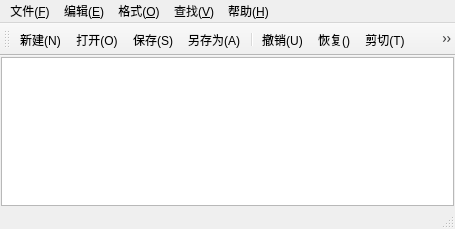
<?xml version="1.0" encoding="UTF-8"?>
<ui version="4.0">
 <class>MainWindow</class>
 <widget class="QMainWindow" name="MainWindow">
  <property name="geometry">
   <rect>
    <x>0</x>
    <y>0</y>
    <width>455</width>
    <height>229</height>
   </rect>
  </property>
  <property name="windowTitle">
   <string>MainWindow</string>
  </property>
  <widget class="QWidget" name="centralwidget">
   <layout class="QVBoxLayout" name="verticalLayout">
    <property name="spacing">
     <number>0</number>
    </property>
    <property name="leftMargin">
     <number>1</number>
    </property>
    <property name="topMargin">
     <number>1</number>
    </property>
    <property name="rightMargin">
     <number>1</number>
    </property>
    <property name="bottomMargin">
     <number>1</number>
    </property>
    <item>
     <widget class="QPlainTextEdit" name="TextEdit"/>
    </item>
   </layout>
  </widget>
  <widget class="QMenuBar" name="menubar">
   <property name="geometry">
    <rect>
     <x>0</x>
     <y>0</y>
     <width>455</width>
     <height>21</height>
    </rect>
   </property>
   <widget class="QMenu" name="menu_F">
    <property name="title">
     <string>文件(&amp;F)</string>
    </property>
    <addaction name="actionNew"/>
    <addaction name="actionOpen"/>
    <addaction name="actionSave"/>
    <addaction name="actionSaveAs"/>
   </widget>
   <widget class="QMenu" name="menu_E">
    <property name="title">
     <string>编辑(&amp;E)</string>
    </property>
    <addaction name="actionUndo_2"/>
    <addaction name="actionRedo"/>
    <addaction name="actionCut"/>
    <addaction name="actionCopy"/>
    <addaction name="actionPaste"/>
    <addaction name="separator"/>
    <addaction name="actionFind"/>
    <addaction name="actionReplace"/>
    <addaction name="separator"/>
    <addaction name="actionSelect All"/>
   </widget>
   <widget class="QMenu" name="menu_O">
    <property name="title">
     <string>格式(&amp;O)</string>
    </property>
    <addaction name="actionWord Wrap"/>
    <addaction name="actionShow Line Numbers"/>
    <addaction name="actionfont"/>
    <addaction name="actionfontcolor"/>
    <addaction name="separator"/>
    <addaction name="actionFont Background Color"/>
    <addaction name="actionEditor Background Color"/>
   </widget>
   <widget class="QMenu" name="menu_V">
    <property name="title">
     <string>查找(&amp;V)</string>
    </property>
    <addaction name="actiontoolbar"/>
    <addaction name="actionStatus Bar"/>
   </widget>
   <widget class="QMenu" name="menu_H">
    <property name="title">
     <string>帮助(&amp;H)</string>
    </property>
    <addaction name="actionAbout"/>
   </widget>
   <addaction name="menu_F"/>
   <addaction name="menu_E"/>
   <addaction name="menu_O"/>
   <addaction name="menu_V"/>
   <addaction name="menu_H"/>
  </widget>
  <widget class="QStatusBar" name="statusbar"/>
  <widget class="QToolBar" name="toolBar">
   <property name="windowTitle">
    <string>toolBar</string>
   </property>
   <attribute name="toolBarArea">
    <enum>TopToolBarArea</enum>
   </attribute>
   <attribute name="toolBarBreak">
    <bool>false</bool>
   </attribute>
   <addaction name="actionNew"/>
   <addaction name="actionOpen"/>
   <addaction name="actionSave"/>
   <addaction name="actionSaveAs"/>
   <addaction name="separator"/>
   <addaction name="actionUndo_2"/>
   <addaction name="actionRedo"/>
   <addaction name="actionCut"/>
   <addaction name="actionCopy"/>
   <addaction name="actionPaste"/>
   <addaction name="separator"/>
  </widget>
  <action name="actionNew">
   <property name="icon">
    <iconset resource="res.qrc">
     <normaloff>:/img/new-32.png</normaloff>:/img/new-32.png</iconset>
   </property>
   <property name="text">
    <string>新建(&amp;N)</string>
   </property>
   <property name="toolTip">
    <string>新建</string>
   </property>
   <property name="shortcut">
    <string>Ctrl+N</string>
   </property>
  </action>
  <action name="actionOpen">
   <property name="icon">
    <iconset resource="res.qrc">
     <normaloff>:/img/open-32.png</normaloff>:/img/open-32.png</iconset>
   </property>
   <property name="text">
    <string>打开(&amp;O)</string>
   </property>
   <property name="toolTip">
    <string>打开</string>
   </property>
   <property name="shortcut">
    <string>Ctrl+O</string>
   </property>
  </action>
  <action name="actionSave">
   <property name="icon">
    <iconset resource="res.qrc">
     <normaloff>:/img/save-32.png</normaloff>:/img/save-32.png</iconset>
   </property>
   <property name="text">
    <string>保存(&amp;S)</string>
   </property>
   <property name="shortcut">
    <string>Ctrl+S</string>
   </property>
  </action>
  <action name="actionSaveAs">
   <property name="icon">
    <iconset resource="res.qrc">
     <normaloff>:/img/save-as-32.png</normaloff>:/img/save-as-32.png</iconset>
   </property>
   <property name="text">
    <string>另存为(&amp;A)</string>
   </property>
   <property name="toolTip">
    <string>另存为</string>
   </property>
   <property name="shortcut">
    <string>Ctrl+A</string>
   </property>
  </action>
  <action name="actionRedo">
   <property name="icon">
    <iconset resource="res.qrc">
     <normaloff>:/img/redo-32.png</normaloff>:/img/redo-32.png</iconset>
   </property>
   <property name="text">
    <string>恢复()</string>
   </property>
   <property name="toolTip">
    <string>恢复</string>
   </property>
   <property name="shortcut">
    <string>Ctrl+Shift+Z</string>
   </property>
  </action>
  <action name="actionCut">
   <property name="icon">
    <iconset resource="res.qrc">
     <normaloff>:/img/cut-32.png</normaloff>:/img/cut-32.png</iconset>
   </property>
   <property name="text">
    <string>剪切(T)</string>
   </property>
   <property name="toolTip">
    <string>剪切</string>
   </property>
   <property name="shortcut">
    <string>Ctrl+X</string>
   </property>
  </action>
  <action name="actionCopy">
   <property name="icon">
    <iconset resource="res.qrc">
     <normaloff>:/img/copy-32.png</normaloff>:/img/copy-32.png</iconset>
   </property>
   <property name="text">
    <string>复制(&amp;C)</string>
   </property>
   <property name="toolTip">
    <string>复制</string>
   </property>
   <property name="shortcut">
    <string>Ctrl+C</string>
   </property>
  </action>
  <action name="actionPaste">
   <property name="icon">
    <iconset resource="res.qrc">
     <normaloff>:/img/paste-32.png</normaloff>:/img/paste-32.png</iconset>
   </property>
   <property name="text">
    <string>粘贴(P)</string>
   </property>
   <property name="toolTip">
    <string>粘贴</string>
   </property>
   <property name="shortcut">
    <string>Ctrl+V</string>
   </property>
  </action>
  <action name="actionUndo_2">
   <property name="icon">
    <iconset resource="res.qrc">
     <normaloff>:/img/undo-32.png</normaloff>:/img/undo-32.png</iconset>
   </property>
   <property name="text">
    <string>撤销(U)</string>
   </property>
   <property name="toolTip">
    <string>撤销</string>
   </property>
   <property name="shortcut">
    <string>Ctrl+Z</string>
   </property>
  </action>
  <action name="actionFind">
   <property name="icon">
    <iconset resource="res.qrc">
     <normaloff>:/img/find-32.png</normaloff>:/img/find-32.png</iconset>
   </property>
   <property name="text">
    <string>查找(&amp;F)</string>
   </property>
   <property name="toolTip">
    <string>查找</string>
   </property>
   <property name="shortcut">
    <string>Ctrl+F</string>
   </property>
  </action>
  <action name="actionReplace">
   <property name="icon">
    <iconset resource="res.qrc">
     <normaloff>:/img/replace-32.png</normaloff>:/img/replace-32.png</iconset>
   </property>
   <property name="text">
    <string>替换(R)</string>
   </property>
   <property name="toolTip">
    <string>替换</string>
   </property>
   <property name="shortcut">
    <string>Ctrl+H</string>
   </property>
  </action>
  <action name="actionSelect All">
   <property name="icon">
    <iconset resource="res.qrc">
     <normaloff>:/img/select-all-32.png</normaloff>:/img/select-all-32.png</iconset>
   </property>
   <property name="text">
    <string>全选(A)</string>
   </property>
   <property name="toolTip">
    <string>全选</string>
   </property>
   <property name="shortcut">
    <string>Ctrl+A</string>
   </property>
  </action>
  <action name="actionWord Wrap">
   <property name="icon">
    <iconset resource="res.qrc">
     <normaloff>:/img/wrap-32.png</normaloff>:/img/wrap-32.png</iconset>
   </property>
   <property name="text">
    <string>自动换行(W)</string>
   </property>
   <property name="toolTip">
    <string>自动换行</string>
   </property>
  </action>
  <action name="actionShow Line Numbers">
   <property name="icon">
    <iconset resource="res.qrc">
     <normaloff>:/img/line-numbers-32.png</normaloff>:/img/line-numbers-32.png</iconset>
   </property>
   <property name="text">
    <string>显示行号(L)</string>
   </property>
   <property name="toolTip">
    <string>显示行号</string>
   </property>
   <property name="shortcut">
    <string>Ctrl+L</string>
   </property>
  </action>
  <action name="actionfont">
   <property name="icon">
    <iconset resource="res.qrc">
     <normaloff>:/img/font-32.png</normaloff>:/img/font-32.png</iconset>
   </property>
   <property name="text">
    <string>字体(F)</string>
   </property>
   <property name="toolTip">
    <string>字体</string>
   </property>
  </action>
  <action name="actionfontcolor">
   <property name="text">
    <string>字体颜色</string>
   </property>
   <property name="toolTip">
    <string>字体颜色</string>
   </property>
  </action>
  <action name="actionFont Background Color">
   <property name="text">
    <string>字体背景色</string>
   </property>
   <property name="toolTip">
    <string>字体背景色</string>
   </property>
  </action>
  <action name="actionEditor Background Color">
   <property name="text">
    <string>编辑器背景色</string>
   </property>
   <property name="toolTip">
    <string>编辑器背景色</string>
   </property>
  </action>
  <action name="actiontoolbar">
   <property name="icon">
    <iconset resource="res.qrc">
     <normaloff>:/img/toolbar-32.png</normaloff>:/img/toolbar-32.png</iconset>
   </property>
   <property name="text">
    <string>工具栏(T)</string>
   </property>
   <property name="toolTip">
    <string>工具栏</string>
   </property>
  </action>
  <action name="actionStatus Bar">
   <property name="icon">
    <iconset resource="res.qrc">
     <normaloff>:/img/status-bar-32.png</normaloff>:/img/status-bar-32.png</iconset>
   </property>
   <property name="text">
    <string>状态栏(S)</string>
   </property>
   <property name="toolTip">
    <string>状态栏</string>
   </property>
  </action>
  <action name="actionAbout">
   <property name="icon">
    <iconset resource="res.qrc">
     <normaloff>:/img/about-32.png</normaloff>:/img/about-32.png</iconset>
   </property>
   <property name="text">
    <string>关于(A)</string>
   </property>
   <property name="toolTip">
    <string>关于</string>
   </property>
  </action>
 </widget>
 <tabstops>
  <tabstop>TextEdit</tabstop>
 </tabstops>
 <resources>
  <include location="res.qrc"/>
 </resources>
 <connections/>
</ui>
